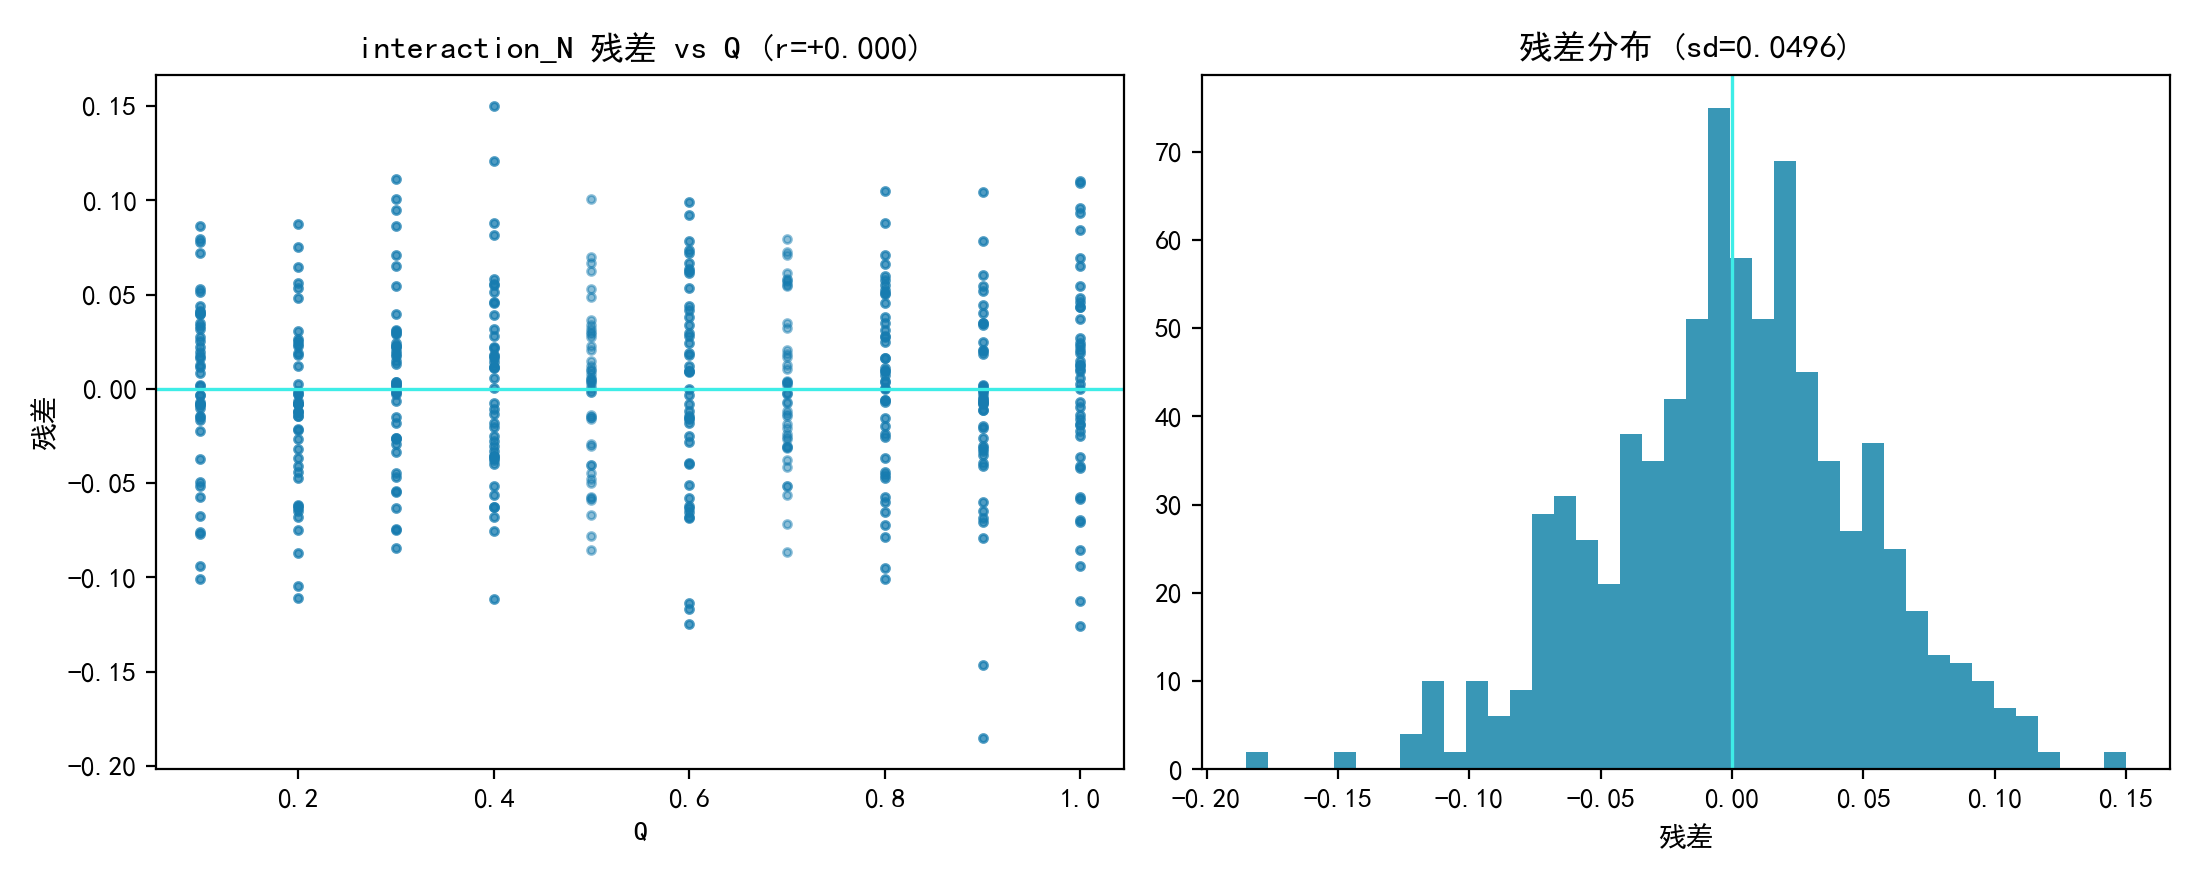

The Python source for this figure:
# -*- coding: utf-8 -*-
"""
v61 实验: 广义标度律 (interaction_N) 的残差诊断
B6+B7 (n=810) 拟合后:
1) 残差 vs N/D/Q 的 Pearson 相关 (应接近 0: 无系统遗漏结构);
2) 残差直方图/QQ 正态性 (Shapiro 或偏度峰度);
3) 残差标准差 vs additive (交互形式是否降低残差离散);
4) 高残差点 (|res|>2sd) 的样本特征.
输出: experiments/v61_p2_resid_diag.csv/.json/.png
"""
import os, sys, json
import numpy as np
import pandas as pd
sys.path.insert(0, os.path.join(os.path.dirname(__file__), "..", "code"))
from v3_p2_forms import load_b67, loss_forms, fit_form
from common import BASE

EX = os.path.join(os.path.dirname(__file__))
os.makedirs(EX, exist_ok=True)

import matplotlib
matplotlib.use("Agg")
import matplotlib.pyplot as plt
import matplotlib.font_manager as fm
for _f in ("SimHei.ttf", "simsun.ttf"):
    _p = os.path.join(BASE, _f)
    if os.path.exists(_p):
        fm.fontManager.addfont(_p)
plt.rcParams["font.sans-serif"] = ["SimHei"]
plt.rcParams["axes.unicode_minus"] = False
plt.rcParams["axes.prop_cycle"] = "cycler(color=['#177cb0', '#1685a9', '#3eede7', '#70f3ff', '#44cef6', '#88ada6'])"
import plotstyle


def main():
    df = load_b67()
    N = df["N_params_B"].to_numpy(dtype=float)
    D = df["D_tokens_B"].to_numpy(dtype=float)
    Q = df["Q_score"].to_numpy(dtype=float)
    L = df["val_loss"].to_numpy(dtype=float)

    out = {}
    for form in ("additive", "interaction_N"):
        p, r2 = fit_form(N, D, Q, L, form)
        Lp = loss_forms(N, D, Q, p, form)
        res = L - Lp
        rN = float(np.corrcoef(res, N)[0, 1])
        rD = float(np.corrcoef(res, D)[0, 1])
        rQ = float(np.corrcoef(res, Q)[0, 1])
        sd = float(res.std())
        skew = float(pd.Series(res).skew())
        n_out = int(np.sum(np.abs(res) > 2 * sd))
        print(f"{form:14s} R2={r2:.4f} 残差sd={sd:.4f} | corr(res,N)={rN:+.3f} "
              f"corr(res,D)={rD:+.3f} corr(res,Q)={rQ:+.3f} | skew={skew:+.2f} | |res|>2sd: {n_out}")
        out[form] = {"r2": float(r2), "resid_sd": sd, "corr_N": rN, "corr_D": rD,
                     "corr_Q": rQ, "skew": skew, "n_outliers_2sd": n_out}
    pd.DataFrame([{"form": k, **v} for k, v in out.items()]).to_csv(
        os.path.join(EX, "v61_p2_resid_diag.csv"), index=False, encoding="utf-8-sig")

    # 图: 交互形式残差 vs Q 散点 + 直方图
    pN, _ = fit_form(N, D, Q, L, "interaction_N")
    res = L - loss_forms(N, D, Q, pN, "interaction_N")
    fig, axes = plt.subplots(1, 2, figsize=(11, 4.4))
    axes[0].scatter(Q, res, s=8, color="#177cb0", alpha=0.5)
    axes[0].axhline(0, color="#3eede7", lw=1.2)
    axes[0].set_xlabel("Q"); axes[0].set_ylabel("残差")
    axes[0].set_title(f"interaction_N 残差 vs Q (r={np.corrcoef(res,Q)[0,1]:+.3f})")
    axes[1].hist(res, bins=40, color="#1685a9", alpha=0.85)
    axes[1].axvline(0, color="#3eede7", lw=1.2)
    axes[1].set_xlabel("残差"); axes[1].set_title(f"残差分布 (sd={res.std():.4f})")
    fig.tight_layout(); fig.savefig(os.path.join(EX, "v61_p2_resid_diag.png"), dpi=200)
    plt.close(fig)

    with open(os.path.join(EX, "v61_p2_resid_diag.json"), "w", encoding="utf-8") as f:
        json.dump(out, f, ensure_ascii=False, indent=2)
    print("\ndone v61")


if __name__ == "__main__":
    main()
